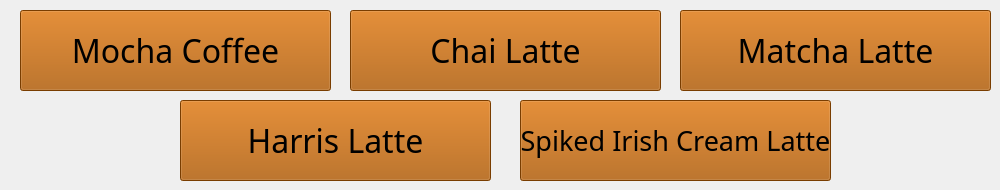
      <widget class="QWidget" name="CoffeeMain">
       <widget class="QPushButton" name="pushButton_coffeeTo5">
        <property name="geometry">
         <rect>
          <x>520</x>
          <y>100</y>
          <width>311</width>
          <height>81</height>
         </rect>
        </property>
        <property name="font">
         <font>
          <family>Bernard MT Condensed</family>
          <pointsize>20</pointsize>
         </font>
        </property>
        <property name="styleSheet">
         <string notr="true">background-color: rgb(170, 85, 0);</string>
        </property>
        <property name="text">
         <string>Spiked Irish Cream Latte</string>
        </property>
       </widget>
       <widget class="QPushButton" name="pushButton_coffeeTo1">
        <property name="geometry">
         <rect>
          <x>20</x>
          <y>10</y>
          <width>311</width>
          <height>81</height>
         </rect>
        </property>
        <property name="font">
         <font>
          <family>Bernard MT Condensed</family>
          <pointsize>24</pointsize>
         </font>
        </property>
        <property name="styleSheet">
         <string notr="true">background-color: rgb(170, 85, 0);</string>
        </property>
        <property name="text">
         <string>Mocha Coffee</string>
        </property>
       </widget>
       <widget class="QPushButton" name="pushButton_coffeeTo4">
        <property name="geometry">
         <rect>
          <x>180</x>
          <y>100</y>
          <width>311</width>
          <height>81</height>
         </rect>
        </property>
        <property name="font">
         <font>
          <family>Bernard MT Condensed</family>
          <pointsize>24</pointsize>
         </font>
        </property>
        <property name="styleSheet">
         <string notr="true">background-color: rgb(170, 85, 0);</string>
        </property>
        <property name="text">
         <string>Harris Latte</string>
        </property>
       </widget>
       <widget class="QPushButton" name="pushButton_coffeeTo3">
        <property name="geometry">
         <rect>
          <x>680</x>
          <y>10</y>
          <width>311</width>
          <height>81</height>
         </rect>
        </property>
        <property name="font">
         <font>
          <family>Bernard MT Condensed</family>
          <pointsize>24</pointsize>
         </font>
        </property>
        <property name="styleSheet">
         <string notr="true">background-color: rgb(170, 85, 0);</string>
        </property>
        <property name="text">
         <string>Matcha Latte</string>
        </property>
       </widget>
       <widget class="QPushButton" name="pushButton_coffeeTo2">
        <property name="geometry">
         <rect>
          <x>350</x>
          <y>10</y>
          <width>311</width>
          <height>81</height>
         </rect>
        </property>
        <property name="font">
         <font>
          <family>Bernard MT Condensed</family>
          <pointsize>24</pointsize>
         </font>
        </property>
        <property name="styleSheet">
         <string notr="true">background-color: rgb(170, 85, 0);</string>
        </property>
        <property name="text">
         <string>Chai Latte</string>
        </property>
       </widget>
      </widget>
